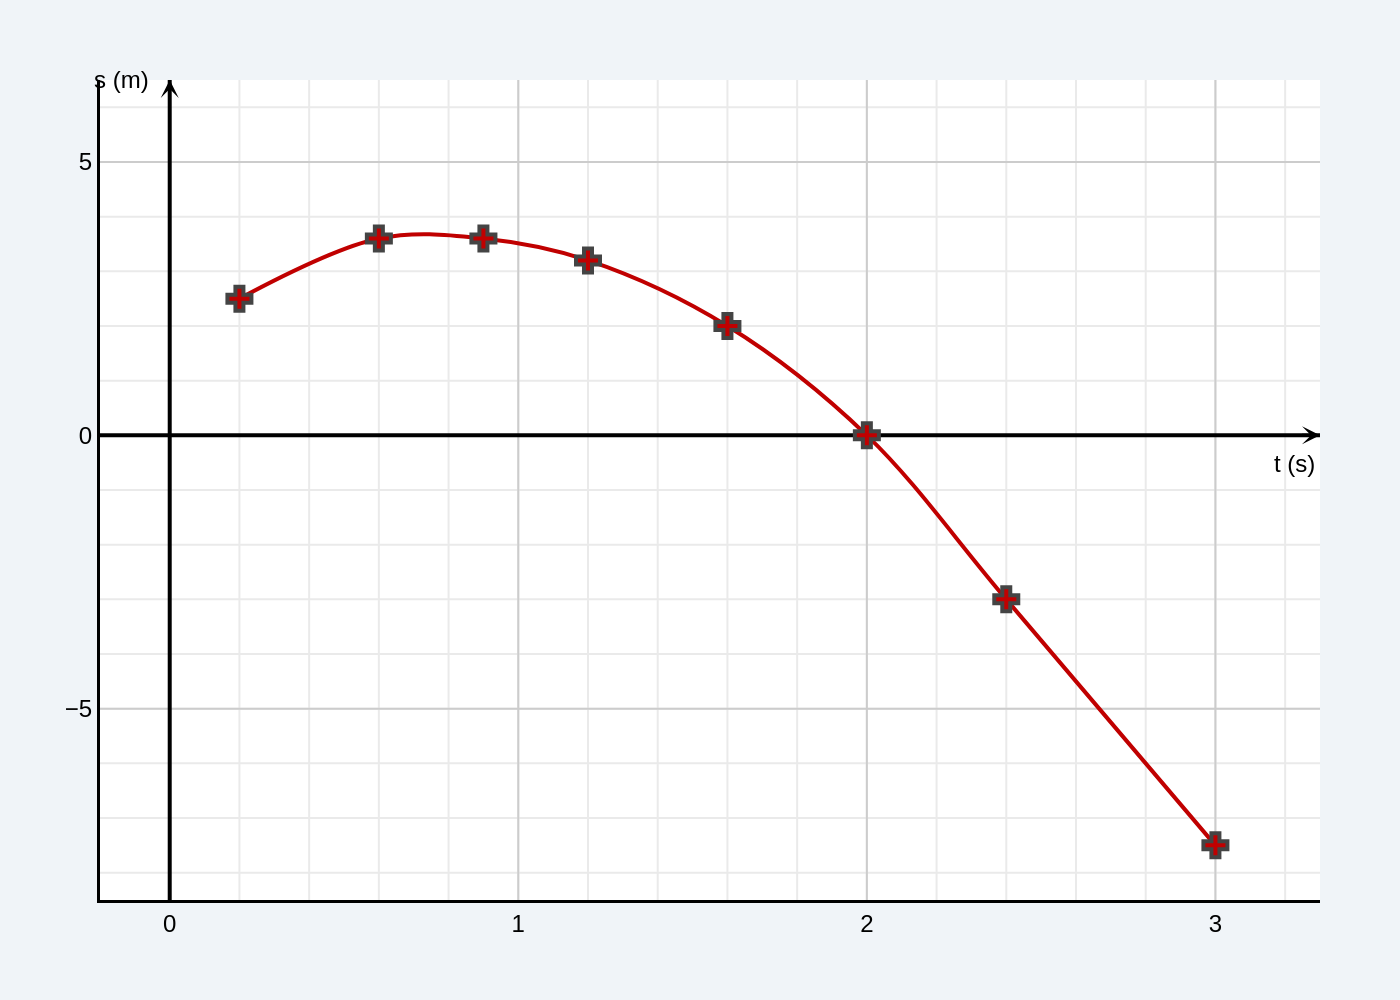

Source code (Python):
import sys
import json
from pathlib import Path
import plotly.graph_objects as go

# Check for command-line argument
if len(sys.argv) != 2:
    print("Usage: python script.py <path_to_json_file>")
    sys.exit(1)

# Get the JSON file path from the command-line argument
json_file_path = Path(sys.argv[1])

# Check if the JSON file exists
if not json_file_path.is_file():
    print(f"Error: JSON file not found at '{json_file_path}'")
    sys.exit(1)

# Define the output image path
output_image_path = json_file_path.with_suffix('.png')

# Load data from the JSON file
with open(json_file_path, 'r', encoding='utf-8') as f:
    chart_info = json.load(f)

# Extract data for plotting
chart_data = chart_info.get('chart_data', [])
texts = chart_info.get('texts', {})
colors = chart_info.get('colors', [])

# Create the figure
fig = go.Figure()

# Add traces to the figure
for i, series in enumerate(chart_data):
    fig.add_trace(go.Scatter(
        x=series.get('x'),
        y=series.get('y'),
        mode='lines+markers',
        line=dict(
            color=colors[i % len(colors)] if colors else None,
            shape='spline',
            width=2
        ),
        marker=dict(
            color=colors[i % len(colors)] if colors else None,
            symbol='cross',
            size=10,
            line=dict(width=2)
        ),
        name=series.get('name', ''),
        showlegend=False
    ))

# Define ranges and ticks for axes
xaxis_range = [-0.2, 3.3]
yaxis_range = [-8.5, 6.5]

# Update the layout of the figure
fig.update_layout(
    font=dict(family="Arial", size=12, color="black"),
    plot_bgcolor='white',
    paper_bgcolor='#F0F4F8',
    margin=dict(l=50, r=40, t=40, b=50),
    xaxis=dict(
        range=xaxis_range,
        tickvals=[0, 1, 2, 3],
        showline=True,
        linewidth=1.5,
        linecolor='black',
        showgrid=True,
        gridcolor='#CCCCCC',
        gridwidth=1,
        zeroline=True,
        zerolinewidth=2,
        zerolinecolor='black',
        minor=dict(
            tickmode='linear',
            dtick=0.2,
            showgrid=True,
            gridcolor='#EAEAEA',
            gridwidth=1
        )
    ),
    yaxis=dict(
        range=yaxis_range,
        tickvals=[-5, 0, 5],
        showline=True,
        linewidth=1.5,
        linecolor='black',
        showgrid=True,
        gridcolor='#CCCCCC',
        gridwidth=1,
        zeroline=True,
        zerolinewidth=2,
        zerolinecolor='black',
        minor=dict(
            tickmode='linear',
            dtick=1,
            showgrid=True,
            gridcolor='#EAEAEA',
            gridwidth=1
        )
    ),
    annotations=[
        # X-axis arrow
        dict(
            x=xaxis_range[1], y=0,
            ax=-12, ay=0,
            xref='x', yref='y', axref='pixel', ayref='pixel',
            showarrow=True, arrowhead=3, arrowwidth=1.5, arrowcolor='black'
        ),
        # Y-axis arrow
        dict(
            x=0, y=yaxis_range[1],
            ax=0, ay=12,
            xref='x', yref='y', axref='pixel', ayref='pixel',
            showarrow=True, arrowhead=3, arrowwidth=1.5, arrowcolor='black'
        ),
        # X-axis title
        dict(
            x=xaxis_range[1], y=-0.2,
            xref='x', yref='y',
            text=texts.get('x_axis_title', ''),
            showarrow=False,
            xanchor='right',
            yanchor='top'
        ),
        # Y-axis title
        dict(
            x=-0.05, y=yaxis_range[1],
            xref='x', yref='y',
            text=texts.get('y_axis_title', ''),
            showarrow=False,
            xanchor='right',
            yanchor='middle'
        )
    ]
)

# Save the figure to a PNG file
fig.write_image(output_image_path, scale=2)

print(f"Chart saved to '{output_image_path}'")
